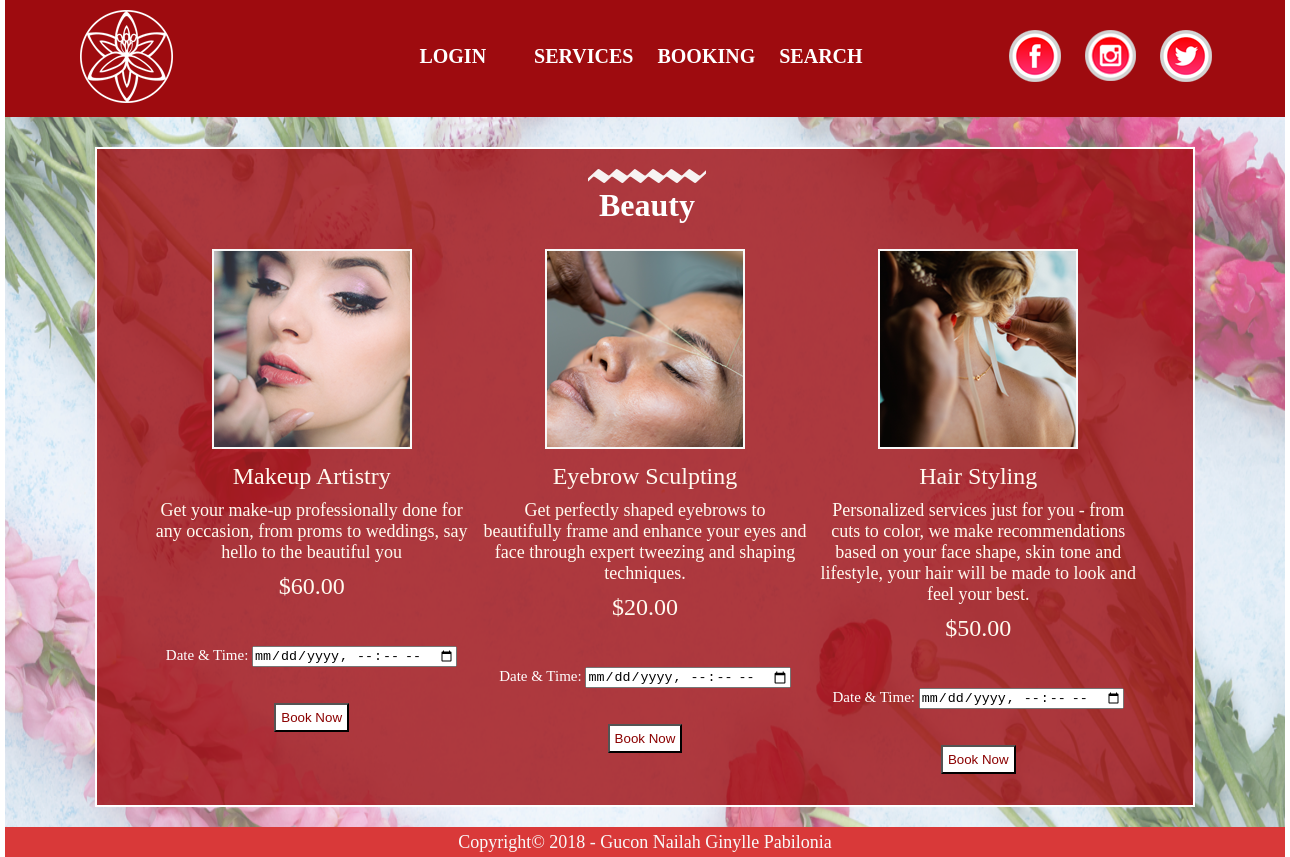
/services.php?CName=Beauty Center Picture.png, run on the app's committed database.
### tables this page shows
CREATE TABLE IF NOT EXISTS `myservices` (
  `CID` int(11) NOT NULL,
  `SID` int(11) NOT NULL AUTO_INCREMENT,
  `CName` varchar(1000) NOT NULL,
  `SName` varchar(1000) NOT NULL,
  `SPic` varchar(1000) NOT NULL,
  `Description` varchar(1000) NOT NULL,
  `Price` float(10,2) NOT NULL,
  `created` timestamp NOT NULL DEFAULT CURRENT_TIMESTAMP,
  `Cheader` varchar(255) DEFAULT NULL,
  PRIMARY KEY (`SID`)
);

### services.php (the view, shortened to what this page needs)
<?php
$CName = $_GET['CName'];
require_once("connection.php");
$sql = "SELECT * FROM myservices WHERE CName='$CName'";
$sql_h = "SELECT * FROM myservices WHERE CName='$CName' GROUP BY Cheader";
$result = mysqli_query($conn, $sql);
$result_h = mysqli_query($conn, $sql_h);
?>
<!DOCTYPE html>
<html>
<head>
       <link rel="stylesheet" type="text/css" href="common.css">
</head>
<body>
<div id="sidebar">
<nav>
<ul class="logo">
<li><a href="index.php" title="Home"><img src="images/Logo.png" alt="Home"/></a></li>
</ul>
<ul class="content">
<li><b>
<?php
if(isset($_SESSION['thisuser']))
{
    echo '<a href="profile.php" class="profile" style="float: left; text-decoration: none; color:white;">PROFILE</a>';
    echo '<a href="logout.php" class="logout" style="float: left; text-decoration: none; color:white;">LOGOUT</a>';
}
else{
    echo '<a href="login.php" style="text-decoration: none; color:white;">LOGIN</a>';
}
?>
<a href="login.php" title="Login" class="border" style="text-decoration:none; color: white;"></b></a></li>
<li class="dropdown">
<a href="categories.php" title="Services" style="text-decoration:none; color: white;"><b>SERVICES</b></a>
</li>
<li class="dropdown">
<a href="view_booking.php" title="Booking" style="text-decoration:none; color: white;"><b>BOOKING</b></a>
</li>
<li><a href="search.php" title="Search" style="text-decoration:none; color: white;"><b>SEARCH</b></a></li>
</ul>
<ul class="social">
<li><a href="https://www.facebook.com/" title="Facebook" target="_blank"><img src="images/Facebook%20icon.png" alt="Facebook"/></a></li>
<li><a href="https://www.instagram.com/" title="Instagram" target="_blank"><img src="images/Instagram%20Icon.png" alt="Instagram"/></a></li>
<li><a href="https://twitter.com/" title="Twitter" target="_blank"><img src="images/Twitter%20Icon.png" alt="Twitter"/></a></li>
</ul>
</nav>
</div>
<div id="border">
<?php
        $one_head = mysqli_fetch_assoc($result_h);
        echo "<div id='header'>";
        echo "<img src='images/TopBorder.png'> ";
        echo "<h1 id='book_title'>" . $one_head['Cheader'] . "</h1> ";
        echo "</div>";
?>
        <div class="services" id="row">
<?php
        while($one_cat = mysqli_fetch_assoc($result)){
        echo "<div class='column'>";
        echo "<img src='images/" . $one_cat['SPic'] . "'>";
        echo "<p>" . $one_cat['SName'] . "</p>";
        echo "<p class='description'>" . $one_cat['Description'] . "</p>";
        echo "<p>$" . $one_cat['Price'] . "</p>";
        echo "<form method='post' action='insert_record.php'>";
        echo "<br><br>";
        echo "<p id='datetime'>Date & Time: <input type='datetime-local' name='datetime'></p>";
        echo "<br><br>";
        echo "<button class='booknow'><span>Book Now</span></button>";
        echo "</form>";
        echo "</div>";
    }
?>
        </div>
</div>
<footer>Copyright© 2018 - Gucon Nailah Ginylle Pabilonia</footer>
</body>
</html>

### common.css (style rules this page uses)
* { margin:0px; padding: 0px; }
html { margin: 0px auto; background-repeat: no-repeat; background-position:top; transition: 0.60s; }
footer { margin: 0px auto; display: block; text-align: center; background-color: #d93939; color:#F9F9F9; height:30px; font-size: 18px; padding: 5px 0px; }
@media only screen and (min-width: 769px) { nav { width: 1280px; } }
@media only screen and (min-width: 769px) { html { width: 1280px; } }
@media only screen and (min-width: 769px) { footer { width: 1280px; margin-top: 20px; } }
@media only screen and (min-width: 481px) { nav { margin: 0px auto; background-color:#9e0b0f; color: white; font-family: "Calisto MT"; display: flex; justify-content: space-around; } }
@media only screen and (min-width: 481px) { nav a:link { color: #F9F9F9; } }
@media only screen and (min-width: 481px) { nav a { color: white; display:block; text-align: center; text-decoration:none; padding: 10px 12px; float: left; } }
@media only screen and (min-width: 481px) { nav ul { list-style-type: none; margin: 0; padding: 0; overflow: hidden; } }
@media only screen and (min-width: 481px) { nav ul li { float:left; } }
@media only screen and (min-width: 481px) { ul { list-style-type: none; } }
@media only screen and (min-width: 481px) { .content { padding-left: 100px; padding-top: 35px; font-size: 20px; } }
@media only screen and (min-width: 481px) { .social { padding-top: 20px; } }
@media only screen and (min-width: 481px) { .logo { padding-left: 2px; } }
@media only screen and (min-width: 481px) { .dropdown { float: left; overflow: hidden; } }

### services.php (style rules this page uses)
* { box-sizing: border-box; }
.column { float: left; width: 33.33%; padding: 5px; }
#row::after { content: ""; clear: both; display: table; }
.booknow { background-color: white; color: darkred; padding: 5px; transition: all 0.5s; }
.booknow span { cursor: pointer; display: inline-block; position: relative; transition: 0.5s; }
.booknow span:after { content: '\00bb'; position: absolute; opacity: 0; top: 0; right: -20px; transition: 0.5s; }
@media only screen and (min-width: 769px) { html { background-image: url(images/FloralBackground.png); background-size: 1280px 830px; } }
@media only screen and (min-width: 769px) { #header { color: white; margin: 0px auto; width: 1100px; text-align: center; margin-top:20px; } }
@media only screen and (min-width: 769px) { #header h1 { font-family: "Calisto MT"; } }
@media only screen and (min-width: 769px) { .services { margin: 0px auto; width: 1000px; height: 400px; text-align: center; padding-top: 20px; display: flex; justify-content:space-around; } }
@media only screen and (min-width: 769px) { .services a, p { color: floralwhite; display:block; text-align: center; text-decoration:none; font-size: 24px; font-family: "Calisto MT"; } }
@media only screen and (min-width: 769px) { .services p { padding-top: 10px; } }
@media only screen and (min-width: 769px) { .description { font-size: 18px; } }
@media only screen and (min-width: 769px) { #border { margin: 0px auto; width: 1100px; height: 660px; margin-top: 30px; border: 2px solid white; background-color: rgba(158, 11, 15, 0.8); } }
#datetime { color: white; font-size: 15px; }

### data on the page
myservices: Cheader "Beauty", SPic (picture), SName "Makeup Artistry", Description "Get your make-up professionally done for any occasion, from proms to weddings, say hello to the beautiful you", Price "60.00"
myservices: SPic (picture), SName "Eyebrow Sculpting", Description "Get perfectly shaped eyebrows to beautifully frame and enhance your eyes and face through expert tweezing and shaping techniques.", Price "20.00"
myservices: SPic (picture), SName "Hair Styling", Description "Personalized services just for you - from cuts to color, we make recommendations based on your face shape, skin tone and lifestyle, your hair will be made to look and feel your best.", Price "50.00"
